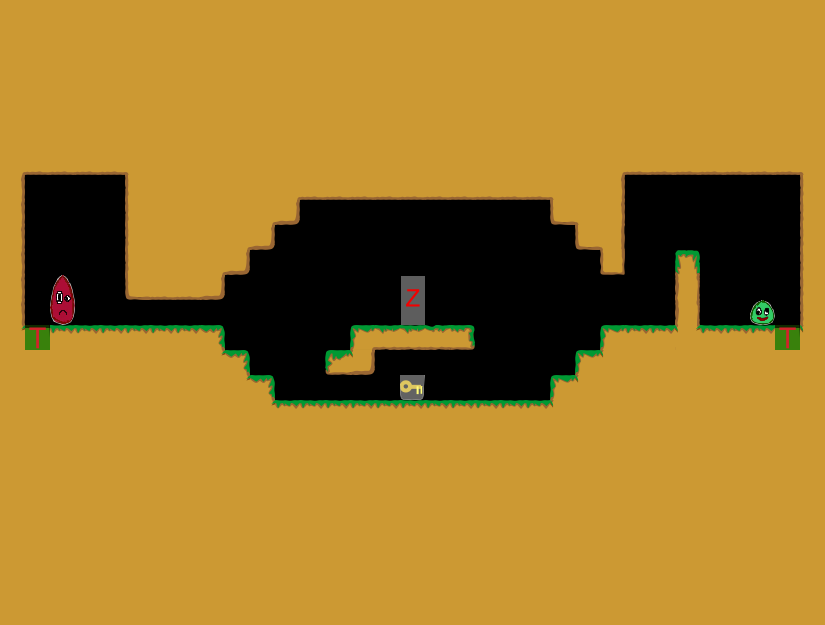

Tiled map render using the project's own tile images. Description and the map definition, with tile-layer contents summarised, below:
An orthogonal 33x25 tile map with 25x25 px tiles, 1 tile layer (Kachelebene 1).

<map version="1.0" orientation="orthogonal" width="33" height="25" tilewidth="25" tileheight="25">
 <tileset firstgid="1" name="Tileset" tilewidth="25" tileheight="25">
  <image source="../../../img/Tileset.png" width="400" height="250" />
 </tileset>
 <layer name="Kachelebene 1" width="33" height="25">
  <data>[825 cells, 664 non-empty, 31 distinct tile ids]</data>
 </layer>
</map>
